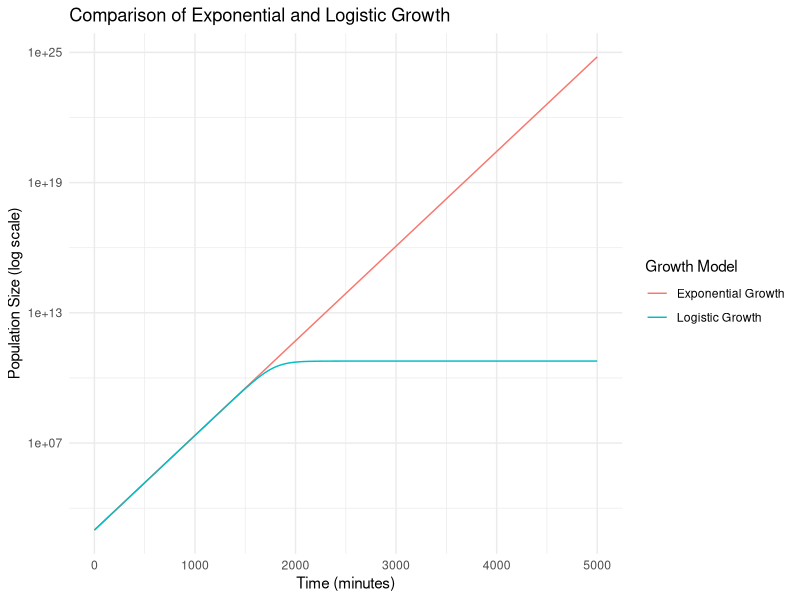
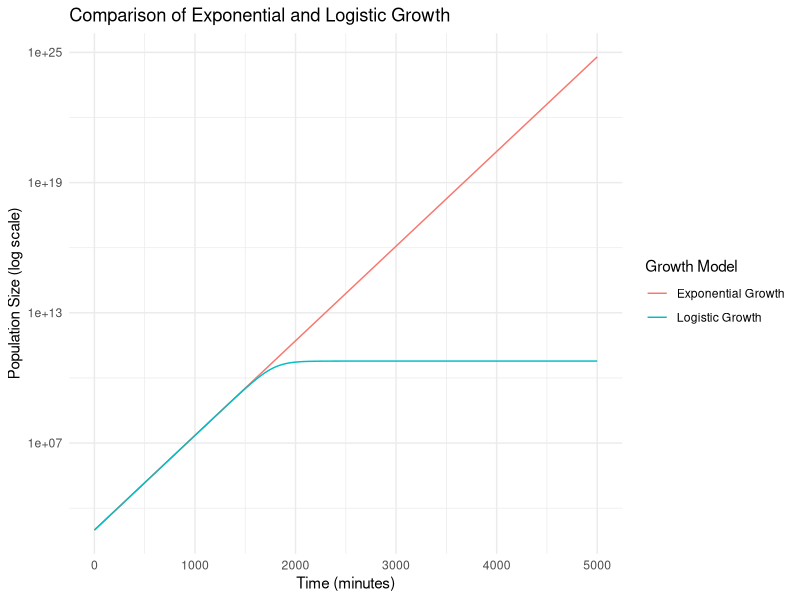

Write R code to recreate these figures, in order.
# Load library
install.packages("ggplot2")
library(ggplot2)

# Define parameters
N0 <- 978.1            # Initial population size
r <- 0.01004           # Growth rate
K <- 5.979e10          # Carrying capacity
time <- seq(0, 5000, by = 10)  # Time points from 0 to 5000 minutes

# Exponential growth function
exponential_growth <- function(t, N0, r) {
  N0 * exp(r * t)
}

# Logistic growth function
logistic_growth <- function(t, N0, r, K) {
  (K * N0 * exp(r * t)) / (K - N0 + N0 * exp(r * t))
}

# Calculate population sizes
exp_growth <- sapply(time, exponential_growth, N0 = N0, r = r)
log_growth <- sapply(time, logistic_growth, N0 = N0, r = r, K = K)

# Combine into a data frame for plotting
growth_data <- data.frame(
  Time = time,
  Exponential = exp_growth,
  Logistic = log_growth
)

# Create the plot
growth_plot <- ggplot(growth_data, aes(x = Time)) +
  geom_line(aes(y = Exponential, colour = "Exponential Growth")) +
  geom_line(aes(y = Logistic, colour = "Logistic Growth")) +
  scale_y_log10() +
  labs(
    title = "Comparison of Exponential and Logistic Growth",
    x = "Time (minutes)",
    y = "Population Size (log scale)",
    colour = "Growth Model"
  ) +
  theme_minimal()

# Save the plot as a PNG file
ggsave("growth_comparison.png", plot = growth_plot, width = 8, height = 6, dpi = 300)

# Display the plot
print(growth_plot)
